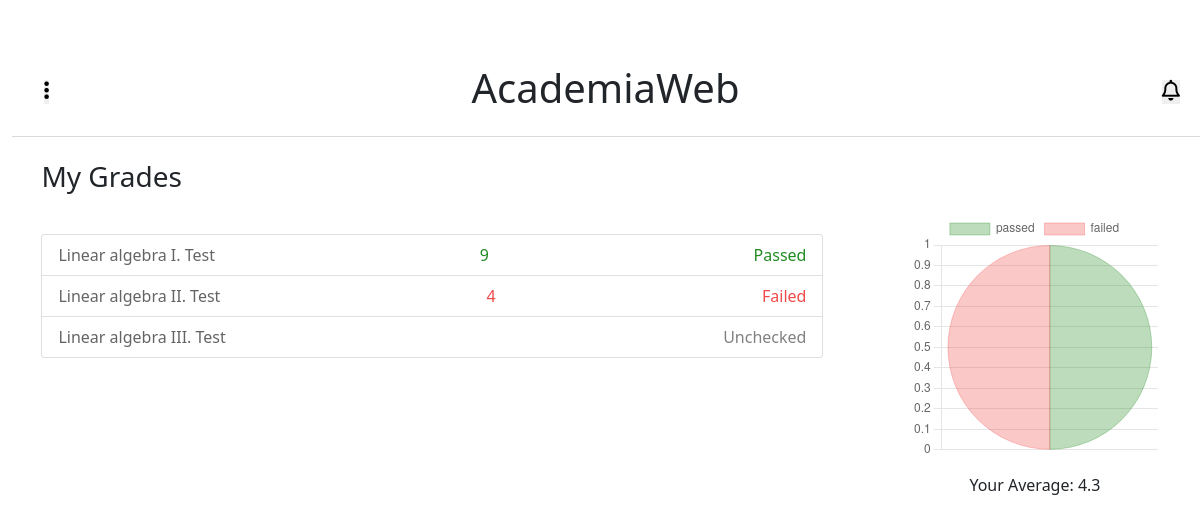
Screenshot of /academiaweb/grades (signed in) with the database file from the repository.
### main_app/models.py (models this page shows, shortened)
class Students_Assignment(models.Model):
    assignment = models.ForeignKey(School_Assignment,on_delete=models.CASCADE)
    student    = models.ForeignKey(to='users.Students',on_delete=models.CASCADE)
    file       = models.FileField(upload_to=location_students_assignment,null=True,blank=True)
    grade      = models.PositiveIntegerField(validators=[MaxValueValidator(10), MinValueValidator(1)],null=True,blank=True)
    status_choice   = (('Passed','Passed'),('Unchecked','Unchecked'),('Failed','Failed'))
    status    = models.CharField(max_length=10, default='Unchecked', choices=status_choice,null=True,blank=True)

class School_Assignment(models.Model):
    topic    = models.ForeignKey(Topic,on_delete=models.CASCADE)
    title    = models.CharField(max_length=50)
    instructions = models.TextField()
    file     = models.FileField(upload_to=location_assignment,null=True,blank=True)
    deadline = models.DateField(null=True,blank=True)
    created  = models.DateTimeField(auto_now=datetime.datetime.now())
    def __str__(self):
        return self.title

### main_app/views.py (the view)
# urls.py: path('grades',views.GradesList.as_view(),name='grades_list'),
class GradesList(ListView):
    model = Students_Assignment
    template_name = 'grades/grades_list.html'
    def get_context_data(self, **kwargs):
        context = super().get_context_data(**kwargs)
        student = Students.objects.get(user=self.request.user)
        works   = Students_Assignment.objects.filter(student=student).all()
        passeds = []
        faileds = []
        for w in works:
            if   w.status == 'Passed' : passeds.append(w)
            elif w.status == 'Failed' : faileds.append(w)
        grades = 0
        for g in works:
            try:
                grades += g.grade
            except:
                grades += 0
        try:
            average = (int(grades)/len(works))
            average = round(average, 1)
        except:
            average = 0
        context['works']   =  works
        context['passeds'] =  len(passeds)
        context['faileds'] =  len(faileds)
        context['grades']  =  grades
        context['average'] =  average
        return context

### main_app/templates/grades/grades_list.html (shortened to what this page needs)
{% extends 'base_home.html' %}
{% load static %}
{% block content %}
<link rel="stylesheet" href="{% static 'main_app/css/request_list.css' %}">
<div class="content">
    <div class="content-title">
        <h3>My Grades </h3>
    </div>
    <div class="list-users">
        <ul class="list-group">
            {% for work in works %}
            <li class="list-group-item">
                <a >
                    <p id="info1">{{work.assignment}}</p>
                    {% if work.status == 'Passed' %}
                    <p id="info2" style="color: forestgreen;">{{work.grade}}</p>
                    <p id="info2" style="color: forestgreen;">{{work.status}}</p>
                    {% elif work.status == 'Failed' %}
                    <p id="info2" style="color: rgb(241, 74, 74);">{{work.grade}}</p>
                    <p id="info2" style="color: rgb(241, 74, 74);" >{{work.status}}</p>
                    {% elif work.status == 'Unchecked' %}
                    <p id="info2" style="color: gray;">{{work.status}}</p>
                    {% endif %}
                </a>
            </li>
            {% endfor %}
        </ul>
        <div class="filters">
            <canvas id="myChart" width="400" height="400"></canvas>
            <script>
            var ctx = document.getElementById('myChart').getContext('2d');
            var myChart = new Chart(ctx, {
                type: 'pie',
                data: {
                    labels: ['passed','failed'],
                    datasets: [{
                        data: ['{{passeds}}','{{faileds}}'],
                        backgroundColor: [
                            'rgb(35, 141, 35,0.3)',
                            'rgb(241, 74, 74,0.3)',
                        ],
                        borderColor: [
                            'rgb(35, 141, 35,0.3)',
                            'rgb(241, 74, 74,0.3)',
                        ],
                        borderWidth: 1
                    }]
                },
                options: {
                    scales: {
                        y: {
                            beginAtZero: true
                        }
                    }
                }
            });
            </script>
            <div class="average" style="padding: 1rem 0; text-align: center;">
                <h6>Your Average: {{average}}</h6>
            </div>
        </div>
    </div>
</div>
{% endblock %}

### static/main_app/css/request_list.css (style rules this page uses)
.content { width: 100%; }
.content-title { display: flex; justify-content: space-between; align-items: center; width: 95%; padding: 2rem 0 0 0; margin: auto; }
.list-group { padding: 2rem 0 0 0; }
.list-group-item a { text-decoration: none; display: flex; align-items: center; justify-content: space-between; }
.list-group-item a p { margin: 0; color: rgb(100, 100, 100); }
.list-group-item a p#info2 { display: none; }
.filters { padding: 0.7rem 0 0 2rem; width: 25%; }
@media (min-width:575px) { .list-group-item a p#info2 { display: block; } }
@media (min-width:1000px) { .list-users { display: flex; justify-content: space-between; width: 95%; margin: auto; } }
@media (min-width:1000px) { .list-group { width: 70%; } }

### rows the page displays
Students_Assignment: assignment "Linear algebra I. Test", grade "9", status "Passed"
Students_Assignment: assignment "Linear algebra II. Test", grade "4", status "Failed"
Students_Assignment: assignment "Linear algebra III. Test", status "Unchecked"

### other values shown
{{ average }} "4.3"
chart data {{ passeds }} 1
chart data {{ faileds }} 1
